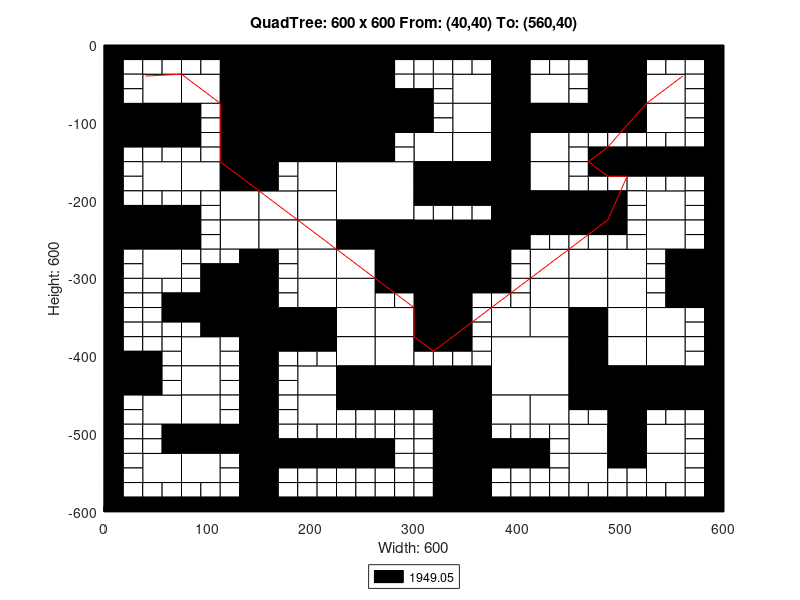

Recreate this plot in MATLAB.
axis([0 600 -600 0]);
title('QuadTree: 600 x 600 From: (40,40) To: (560,40)');
xlabel('Width: 600');
ylabel('Height: 600');
rectangle('Position',[150 -75 75 75], 'FaceColor',[0 0 0]);
rectangle('Position',[150 -150 75 75], 'FaceColor',[0 0 0]);
rectangle('Position',[225 -225 75 75], 'FaceColor',[1 1 1]);
rectangle('Position',[300 -300 75 75], 'FaceColor',[0 0 0]);
rectangle('Position',[375 -450 75 75], 'FaceColor',[1 1 1]);
rectangle('Position',[37.5 -75 37.5 37.5], 'FaceColor',[1 1 1]);
rectangle('Position',[112.5 -37.5 37.5 37.5], 'FaceColor',[0 0 0]);
rectangle('Position',[75 -75 37.5 37.5], 'FaceColor',[1 1 1]);
rectangle('Position',[112.5 -75 37.5 37.5], 'FaceColor',[0 0 0]);
rectangle('Position',[0 -112.5 37.5 37.5], 'FaceColor',[0 0 0]);
rectangle('Position',[37.5 -112.5 37.5 37.5], 'FaceColor',[0 0 0]);
rectangle('Position',[112.5 -112.5 37.5 37.5], 'FaceColor',[0 0 0]);
rectangle('Position',[112.5 -150 37.5 37.5], 'FaceColor',[0 0 0]);
rectangle('Position',[225 -37.5 37.5 37.5], 'FaceColor',[0 0 0]);
rectangle('Position',[225 -75 37.5 37.5], 'FaceColor',[0 0 0]);
rectangle('Position',[225 -112.5 37.5 37.5], 'FaceColor',[0 0 0]);
rectangle('Position',[262.5 -112.5 37.5 37.5], 'FaceColor',[0 0 0]);
rectangle('Position',[225 -150 37.5 37.5], 'FaceColor',[0 0 0]);
rectangle('Position',[37.5 -187.5 37.5 37.5], 'FaceColor',[1 1 1]);
rectangle('Position',[75 -187.5 37.5 37.5], 'FaceColor',[1 1 1]);
rectangle('Position',[112.5 -187.5 37.5 37.5], 'FaceColor',[0 0 0]);
rectangle('Position',[112.5 -225 37.5 37.5], 'FaceColor',[1 1 1]);
rectangle('Position',[0 -262.5 37.5 37.5], 'FaceColor',[0 0 0]);
rectangle('Position',[37.5 -262.5 37.5 37.5], 'FaceColor',[0 0 0]);
rectangle('Position',[37.5 -300 37.5 37.5], 'FaceColor',[1 1 1]);
rectangle('Position',[112.5 -262.5 37.5 37.5], 'FaceColor',[1 1 1]);
rectangle('Position',[187.5 -187.5 37.5 37.5], 'FaceColor',[1 1 1]);
rectangle('Position',[150 -225 37.5 37.5], 'FaceColor',[1 1 1]);
rectangle('Position',[187.5 -225 37.5 37.5], 'FaceColor',[1 1 1]);
rectangle('Position',[150 -262.5 37.5 37.5], 'FaceColor',[1 1 1]);
rectangle('Position',[187.5 -262.5 37.5 37.5], 'FaceColor',[1 1 1]);
rectangle('Position',[187.5 -300 37.5 37.5], 'FaceColor',[1 1 1]);
rectangle('Position',[225 -262.5 37.5 37.5], 'FaceColor',[0 0 0]);
rectangle('Position',[262.5 -262.5 37.5 37.5], 'FaceColor',[0 0 0]);
rectangle('Position',[225 -300 37.5 37.5], 'FaceColor',[1 1 1]);
rectangle('Position',[262.5 -300 37.5 37.5], 'FaceColor',[0 0 0]);
rectangle('Position',[337.5 -75 37.5 37.5], 'FaceColor',[1 1 1]);
rectangle('Position',[375 -37.5 37.5 37.5], 'FaceColor',[0 0 0]);
rectangle('Position',[375 -75 37.5 37.5], 'FaceColor',[0 0 0]);
rectangle('Position',[412.5 -75 37.5 37.5], 'FaceColor',[1 1 1]);
rectangle('Position',[337.5 -112.5 37.5 37.5], 'FaceColor',[1 1 1]);
rectangle('Position',[300 -150 37.5 37.5], 'FaceColor',[1 1 1]);
rectangle('Position',[337.5 -150 37.5 37.5], 'FaceColor',[1 1 1]);
rectangle('Position',[375 -112.5 37.5 37.5], 'FaceColor',[0 0 0]);
rectangle('Position',[412.5 -112.5 37.5 37.5], 'FaceColor',[0 0 0]);
rectangle('Position',[375 -150 37.5 37.5], 'FaceColor',[0 0 0]);
rectangle('Position',[412.5 -150 37.5 37.5], 'FaceColor',[1 1 1]);
rectangle('Position',[487.5 -37.5 37.5 37.5], 'FaceColor',[0 0 0]);
rectangle('Position',[487.5 -75 37.5 37.5], 'FaceColor',[0 0 0]);
rectangle('Position',[525 -75 37.5 37.5], 'FaceColor',[1 1 1]);
rectangle('Position',[450 -112.5 37.5 37.5], 'FaceColor',[0 0 0]);
rectangle('Position',[487.5 -112.5 37.5 37.5], 'FaceColor',[0 0 0]);
rectangle('Position',[525 -112.5 37.5 37.5], 'FaceColor',[1 1 1]);
rectangle('Position',[300 -187.5 37.5 37.5], 'FaceColor',[0 0 0]);
rectangle('Position',[337.5 -187.5 37.5 37.5], 'FaceColor',[0 0 0]);
rectangle('Position',[375 -187.5 37.5 37.5], 'FaceColor',[0 0 0]);
rectangle('Position',[412.5 -187.5 37.5 37.5], 'FaceColor',[1 1 1]);
rectangle('Position',[375 -225 37.5 37.5], 'FaceColor',[0 0 0]);
rectangle('Position',[412.5 -225 37.5 37.5], 'FaceColor',[0 0 0]);
rectangle('Position',[375 -262.5 37.5 37.5], 'FaceColor',[0 0 0]);
rectangle('Position',[412.5 -300 37.5 37.5], 'FaceColor',[1 1 1]);
rectangle('Position',[450 -225 37.5 37.5], 'FaceColor',[0 0 0]);
rectangle('Position',[525 -225 37.5 37.5], 'FaceColor',[1 1 1]);
rectangle('Position',[450 -300 37.5 37.5], 'FaceColor',[1 1 1]);
rectangle('Position',[487.5 -300 37.5 37.5], 'FaceColor',[1 1 1]);
rectangle('Position',[525 -262.5 37.5 37.5], 'FaceColor',[1 1 1]);
rectangle('Position',[562.5 -300 37.5 37.5], 'FaceColor',[0 0 0]);
rectangle('Position',[112.5 -337.5 37.5 37.5], 'FaceColor',[0 0 0]);
rectangle('Position',[112.5 -375 37.5 37.5], 'FaceColor',[0 0 0]);
rectangle('Position',[0 -450 37.5 37.5], 'FaceColor',[0 0 0]);
rectangle('Position',[75 -412.5 37.5 37.5], 'FaceColor',[1 1 1]);
rectangle('Position',[75 -450 37.5 37.5], 'FaceColor',[1 1 1]);
rectangle('Position',[187.5 -337.5 37.5 37.5], 'FaceColor',[1 1 1]);
rectangle('Position',[150 -375 37.5 37.5], 'FaceColor',[0 0 0]);
rectangle('Position',[187.5 -375 37.5 37.5], 'FaceColor',[0 0 0]);
rectangle('Position',[225 -337.5 37.5 37.5], 'FaceColor',[1 1 1]);
rectangle('Position',[225 -375 37.5 37.5], 'FaceColor',[1 1 1]);
rectangle('Position',[262.5 -375 37.5 37.5], 'FaceColor',[1 1 1]);
rectangle('Position',[187.5 -450 37.5 37.5], 'FaceColor',[1 1 1]);
rectangle('Position',[225 -412.5 37.5 37.5], 'FaceColor',[1 1 1]);
rectangle('Position',[262.5 -412.5 37.5 37.5], 'FaceColor',[1 1 1]);
rectangle('Position',[225 -450 37.5 37.5], 'FaceColor',[0 0 0]);
rectangle('Position',[262.5 -450 37.5 37.5], 'FaceColor',[0 0 0]);
rectangle('Position',[37.5 -487.5 37.5 37.5], 'FaceColor',[1 1 1]);
rectangle('Position',[75 -487.5 37.5 37.5], 'FaceColor',[1 1 1]);
rectangle('Position',[75 -525 37.5 37.5], 'FaceColor',[0 0 0]);
rectangle('Position',[112.5 -525 37.5 37.5], 'FaceColor',[0 0 0]);
rectangle('Position',[37.5 -562.5 37.5 37.5], 'FaceColor',[1 1 1]);
rectangle('Position',[75 -562.5 37.5 37.5], 'FaceColor',[1 1 1]);
rectangle('Position',[187.5 -487.5 37.5 37.5], 'FaceColor',[1 1 1]);
rectangle('Position',[300 -337.5 37.5 37.5], 'FaceColor',[0 0 0]);
rectangle('Position',[300 -375 37.5 37.5], 'FaceColor',[0 0 0]);
rectangle('Position',[412.5 -337.5 37.5 37.5], 'FaceColor',[1 1 1]);
rectangle('Position',[375 -375 37.5 37.5], 'FaceColor',[1 1 1]);
rectangle('Position',[412.5 -375 37.5 37.5], 'FaceColor',[1 1 1]);
rectangle('Position',[300 -450 37.5 37.5], 'FaceColor',[0 0 0]);
rectangle('Position',[337.5 -450 37.5 37.5], 'FaceColor',[0 0 0]);
rectangle('Position',[450 -337.5 37.5 37.5], 'FaceColor',[1 1 1]);
rectangle('Position',[487.5 -337.5 37.5 37.5], 'FaceColor',[1 1 1]);
rectangle('Position',[450 -375 37.5 37.5], 'FaceColor',[0 0 0]);
rectangle('Position',[487.5 -375 37.5 37.5], 'FaceColor',[1 1 1]);
rectangle('Position',[562.5 -337.5 37.5 37.5], 'FaceColor',[0 0 0]);
rectangle('Position',[525 -375 37.5 37.5], 'FaceColor',[1 1 1]);
rectangle('Position',[450 -412.5 37.5 37.5], 'FaceColor',[0 0 0]);
rectangle('Position',[487.5 -412.5 37.5 37.5], 'FaceColor',[1 1 1]);
rectangle('Position',[450 -450 37.5 37.5], 'FaceColor',[0 0 0]);
rectangle('Position',[487.5 -450 37.5 37.5], 'FaceColor',[0 0 0]);
rectangle('Position',[525 -412.5 37.5 37.5], 'FaceColor',[1 1 1]);
rectangle('Position',[525 -450 37.5 37.5], 'FaceColor',[0 0 0]);
rectangle('Position',[562.5 -450 37.5 37.5], 'FaceColor',[0 0 0]);
rectangle('Position',[337.5 -487.5 37.5 37.5], 'FaceColor',[0 0 0]);
rectangle('Position',[337.5 -525 37.5 37.5], 'FaceColor',[0 0 0]);
rectangle('Position',[375 -487.5 37.5 37.5], 'FaceColor',[1 1 1]);
rectangle('Position',[412.5 -487.5 37.5 37.5], 'FaceColor',[1 1 1]);
rectangle('Position',[337.5 -562.5 37.5 37.5], 'FaceColor',[0 0 0]);
rectangle('Position',[337.5 -600 37.5 37.5], 'FaceColor',[0 0 0]);
rectangle('Position',[487.5 -487.5 37.5 37.5], 'FaceColor',[0 0 0]);
rectangle('Position',[450 -525 37.5 37.5], 'FaceColor',[1 1 1]);
rectangle('Position',[487.5 -525 37.5 37.5], 'FaceColor',[0 0 0]);
rectangle('Position',[525 -525 37.5 37.5], 'FaceColor',[1 1 1]);
rectangle('Position',[450 -562.5 37.5 37.5], 'FaceColor',[1 1 1]);
rectangle('Position',[525 -562.5 37.5 37.5], 'FaceColor',[1 1 1]);
rectangle('Position',[0 -18.75 18.75 18.75], 'FaceColor',[0 0 0]);
rectangle('Position',[18.75 -18.75 18.75 18.75], 'FaceColor',[0 0 0]);
rectangle('Position',[0 -37.5 18.75 18.75], 'FaceColor',[0 0 0]);
rectangle('Position',[18.75 -37.5 18.75 18.75], 'FaceColor',[1 1 1]);
rectangle('Position',[37.5 -18.75 18.75 18.75], 'FaceColor',[0 0 0]);
rectangle('Position',[56.25 -18.75 18.75 18.75], 'FaceColor',[0 0 0]);
rectangle('Position',[37.5 -37.5 18.75 18.75], 'FaceColor',[1 1 1]);
rectangle('Position',[56.25 -37.5 18.75 18.75], 'FaceColor',[1 1 1]);
rectangle('Position',[0 -56.25 18.75 18.75], 'FaceColor',[0 0 0]);
rectangle('Position',[18.75 -56.25 18.75 18.75], 'FaceColor',[1 1 1]);
rectangle('Position',[0 -75 18.75 18.75], 'FaceColor',[0 0 0]);
rectangle('Position',[18.75 -75 18.75 18.75], 'FaceColor',[1 1 1]);
rectangle('Position',[75 -18.75 18.75 18.75], 'FaceColor',[0 0 0]);
rectangle('Position',[93.75 -18.75 18.75 18.75], 'FaceColor',[0 0 0]);
rectangle('Position',[75 -37.5 18.75 18.75], 'FaceColor',[1 1 1]);
rectangle('Position',[93.75 -37.5 18.75 18.75], 'FaceColor',[1 1 1]);
rectangle('Position',[0 -131.25 18.75 18.75], 'FaceColor',[0 0 0]);
rectangle('Position',[18.75 -131.25 18.75 18.75], 'FaceColor',[0 0 0]);
rectangle('Position',[0 -150 18.75 18.75], 'FaceColor',[0 0 0]);
rectangle('Position',[18.75 -150 18.75 18.75], 'FaceColor',[1 1 1]);
rectangle('Position',[37.5 -131.25 18.75 18.75], 'FaceColor',[0 0 0]);
rectangle('Position',[56.25 -131.25 18.75 18.75], 'FaceColor',[0 0 0]);
rectangle('Position',[37.5 -150 18.75 18.75], 'FaceColor',[1 1 1]);
rectangle('Position',[56.25 -150 18.75 18.75], 'FaceColor',[1 1 1]);
rectangle('Position',[75 -93.75 18.75 18.75], 'FaceColor',[0 0 0]);
rectangle('Position',[93.75 -93.75 18.75 18.75], 'FaceColor',[1 1 1]);
rectangle('Position',[75 -112.5 18.75 18.75], 'FaceColor',[0 0 0]);
rectangle('Position',[93.75 -112.5 18.75 18.75], 'FaceColor',[1 1 1]);
rectangle('Position',[75 -131.25 18.75 18.75], 'FaceColor',[0 0 0]);
rectangle('Position',[93.75 -131.25 18.75 18.75], 'FaceColor',[1 1 1]);
rectangle('Position',[75 -150 18.75 18.75], 'FaceColor',[1 1 1]);
rectangle('Position',[93.75 -150 18.75 18.75], 'FaceColor',[1 1 1]);
rectangle('Position',[262.5 -18.75 18.75 18.75], 'FaceColor',[0 0 0]);
rectangle('Position',[281.25 -18.75 18.75 18.75], 'FaceColor',[0 0 0]);
rectangle('Position',[262.5 -37.5 18.75 18.75], 'FaceColor',[0 0 0]);
rectangle('Position',[281.25 -37.5 18.75 18.75], 'FaceColor',[1 1 1]);
rectangle('Position',[262.5 -56.25 18.75 18.75], 'FaceColor',[0 0 0]);
rectangle('Position',[281.25 -56.25 18.75 18.75], 'FaceColor',[1 1 1]);
rectangle('Position',[262.5 -75 18.75 18.75], 'FaceColor',[0 0 0]);
rectangle('Position',[281.25 -75 18.75 18.75], 'FaceColor',[0 0 0]);
rectangle('Position',[262.5 -131.25 18.75 18.75], 'FaceColor',[0 0 0]);
rectangle('Position',[281.25 -131.25 18.75 18.75], 'FaceColor',[1 1 1]);
rectangle('Position',[262.5 -150 18.75 18.75], 'FaceColor',[0 0 0]);
rectangle('Position',[281.25 -150 18.75 18.75], 'FaceColor',[1 1 1]);
rectangle('Position',[0 -168.75 18.75 18.75], 'FaceColor',[0 0 0]);
rectangle('Position',[18.75 -168.75 18.75 18.75], 'FaceColor',[1 1 1]);
rectangle('Position',[0 -187.5 18.75 18.75], 'FaceColor',[0 0 0]);
rectangle('Position',[18.75 -187.5 18.75 18.75], 'FaceColor',[1 1 1]);
rectangle('Position',[0 -206.25 18.75 18.75], 'FaceColor',[0 0 0]);
rectangle('Position',[18.75 -206.25 18.75 18.75], 'FaceColor',[1 1 1]);
rectangle('Position',[0 -225 18.75 18.75], 'FaceColor',[0 0 0]);
rectangle('Position',[18.75 -225 18.75 18.75], 'FaceColor',[0 0 0]);
rectangle('Position',[37.5 -206.25 18.75 18.75], 'FaceColor',[1 1 1]);
rectangle('Position',[56.25 -206.25 18.75 18.75], 'FaceColor',[1 1 1]);
rectangle('Position',[37.5 -225 18.75 18.75], 'FaceColor',[0 0 0]);
rectangle('Position',[56.25 -225 18.75 18.75], 'FaceColor',[0 0 0]);
rectangle('Position',[75 -206.25 18.75 18.75], 'FaceColor',[1 1 1]);
rectangle('Position',[93.75 -206.25 18.75 18.75], 'FaceColor',[1 1 1]);
rectangle('Position',[75 -225 18.75 18.75], 'FaceColor',[0 0 0]);
rectangle('Position',[93.75 -225 18.75 18.75], 'FaceColor',[1 1 1]);
rectangle('Position',[0 -281.25 18.75 18.75], 'FaceColor',[0 0 0]);
rectangle('Position',[18.75 -281.25 18.75 18.75], 'FaceColor',[1 1 1]);
rectangle('Position',[0 -300 18.75 18.75], 'FaceColor',[0 0 0]);
rectangle('Position',[18.75 -300 18.75 18.75], 'FaceColor',[1 1 1]);
rectangle('Position',[75 -243.75 18.75 18.75], 'FaceColor',[0 0 0]);
rectangle('Position',[93.75 -243.75 18.75 18.75], 'FaceColor',[1 1 1]);
rectangle('Position',[75 -262.5 18.75 18.75], 'FaceColor',[0 0 0]);
rectangle('Position',[93.75 -262.5 18.75 18.75], 'FaceColor',[1 1 1]);
rectangle('Position',[75 -281.25 18.75 18.75], 'FaceColor',[1 1 1]);
rectangle('Position',[93.75 -281.25 18.75 18.75], 'FaceColor',[1 1 1]);
rectangle('Position',[75 -300 18.75 18.75], 'FaceColor',[1 1 1]);
rectangle('Position',[93.75 -300 18.75 18.75], 'FaceColor',[0 0 0]);
rectangle('Position',[112.5 -281.25 18.75 18.75], 'FaceColor',[1 1 1]);
rectangle('Position',[131.25 -281.25 18.75 18.75], 'FaceColor',[0 0 0]);
rectangle('Position',[112.5 -300 18.75 18.75], 'FaceColor',[0 0 0]);
rectangle('Position',[131.25 -300 18.75 18.75], 'FaceColor',[0 0 0]);
rectangle('Position',[150 -168.75 18.75 18.75], 'FaceColor',[0 0 0]);
rectangle('Position',[168.75 -168.75 18.75 18.75], 'FaceColor',[1 1 1]);
rectangle('Position',[150 -187.5 18.75 18.75], 'FaceColor',[0 0 0]);
rectangle('Position',[168.75 -187.5 18.75 18.75], 'FaceColor',[1 1 1]);
rectangle('Position',[150 -281.25 18.75 18.75], 'FaceColor',[0 0 0]);
rectangle('Position',[168.75 -281.25 18.75 18.75], 'FaceColor',[1 1 1]);
rectangle('Position',[150 -300 18.75 18.75], 'FaceColor',[0 0 0]);
rectangle('Position',[168.75 -300 18.75 18.75], 'FaceColor',[1 1 1]);
rectangle('Position',[300 -18.75 18.75 18.75], 'FaceColor',[0 0 0]);
rectangle('Position',[318.75 -18.75 18.75 18.75], 'FaceColor',[0 0 0]);
rectangle('Position',[300 -37.5 18.75 18.75], 'FaceColor',[1 1 1]);
rectangle('Position',[318.75 -37.5 18.75 18.75], 'FaceColor',[1 1 1]);
rectangle('Position',[337.5 -18.75 18.75 18.75], 'FaceColor',[0 0 0]);
rectangle('Position',[356.25 -18.75 18.75 18.75], 'FaceColor',[0 0 0]);
rectangle('Position',[337.5 -37.5 18.75 18.75], 'FaceColor',[1 1 1]);
rectangle('Position',[356.25 -37.5 18.75 18.75], 'FaceColor',[1 1 1]);
rectangle('Position',[300 -56.25 18.75 18.75], 'FaceColor',[1 1 1]);
rectangle('Position',[318.75 -56.25 18.75 18.75], 'FaceColor',[1 1 1]);
rectangle('Position',[300 -75 18.75 18.75], 'FaceColor',[0 0 0]);
rectangle('Position',[318.75 -75 18.75 18.75], 'FaceColor',[1 1 1]);
rectangle('Position',[412.5 -18.75 18.75 18.75], 'FaceColor',[0 0 0]);
rectangle('Position',[431.25 -18.75 18.75 18.75], 'FaceColor',[0 0 0]);
rectangle('Position',[412.5 -37.5 18.75 18.75], 'FaceColor',[1 1 1]);
rectangle('Position',[431.25 -37.5 18.75 18.75], 'FaceColor',[1 1 1]);
rectangle('Position',[300 -93.75 18.75 18.75], 'FaceColor',[0 0 0]);
rectangle('Position',[318.75 -93.75 18.75 18.75], 'FaceColor',[1 1 1]);
rectangle('Position',[300 -112.5 18.75 18.75], 'FaceColor',[0 0 0]);
rectangle('Position',[318.75 -112.5 18.75 18.75], 'FaceColor',[1 1 1]);
rectangle('Position',[450 -18.75 18.75 18.75], 'FaceColor',[0 0 0]);
rectangle('Position',[468.75 -18.75 18.75 18.75], 'FaceColor',[0 0 0]);
rectangle('Position',[450 -37.5 18.75 18.75], 'FaceColor',[1 1 1]);
rectangle('Position',[468.75 -37.5 18.75 18.75], 'FaceColor',[0 0 0]);
rectangle('Position',[450 -56.25 18.75 18.75], 'FaceColor',[1 1 1]);
rectangle('Position',[468.75 -56.25 18.75 18.75], 'FaceColor',[0 0 0]);
rectangle('Position',[450 -75 18.75 18.75], 'FaceColor',[1 1 1]);
rectangle('Position',[468.75 -75 18.75 18.75], 'FaceColor',[0 0 0]);
rectangle('Position',[525 -18.75 18.75 18.75], 'FaceColor',[0 0 0]);
rectangle('Position',[543.75 -18.75 18.75 18.75], 'FaceColor',[0 0 0]);
rectangle('Position',[525 -37.5 18.75 18.75], 'FaceColor',[1 1 1]);
rectangle('Position',[543.75 -37.5 18.75 18.75], 'FaceColor',[1 1 1]);
rectangle('Position',[562.5 -18.75 18.75 18.75], 'FaceColor',[0 0 0]);
rectangle('Position',[581.25 -18.75 18.75 18.75], 'FaceColor',[0 0 0]);
rectangle('Position',[562.5 -37.5 18.75 18.75], 'FaceColor',[1 1 1]);
rectangle('Position',[581.25 -37.5 18.75 18.75], 'FaceColor',[0 0 0]);
rectangle('Position',[562.5 -56.25 18.75 18.75], 'FaceColor',[1 1 1]);
rectangle('Position',[581.25 -56.25 18.75 18.75], 'FaceColor',[0 0 0]);
rectangle('Position',[562.5 -75 18.75 18.75], 'FaceColor',[1 1 1]);
rectangle('Position',[581.25 -75 18.75 18.75], 'FaceColor',[0 0 0]);
rectangle('Position',[450 -131.25 18.75 18.75], 'FaceColor',[1 1 1]);
rectangle('Position',[468.75 -131.25 18.75 18.75], 'FaceColor',[1 1 1]);
rectangle('Position',[450 -150 18.75 18.75], 'FaceColor',[1 1 1]);
rectangle('Position',[468.75 -150 18.75 18.75], 'FaceColor',[0 0 0]);
rectangle('Position',[487.5 -131.25 18.75 18.75], 'FaceColor',[1 1 1]);
rectangle('Position',[506.25 -131.25 18.75 18.75], 'FaceColor',[1 1 1]);
rectangle('Position',[487.5 -150 18.75 18.75], 'FaceColor',[0 0 0]);
rectangle('Position',[506.25 -150 18.75 18.75], 'FaceColor',[0 0 0]);
rectangle('Position',[562.5 -93.75 18.75 18.75], 'FaceColor',[1 1 1]);
rectangle('Position',[581.25 -93.75 18.75 18.75], 'FaceColor',[0 0 0]);
rectangle('Position',[562.5 -112.5 18.75 18.75], 'FaceColor',[1 1 1]);
rectangle('Position',[581.25 -112.5 18.75 18.75], 'FaceColor',[0 0 0]);
rectangle('Position',[525 -131.25 18.75 18.75], 'FaceColor',[1 1 1]);
rectangle('Position',[543.75 -131.25 18.75 18.75], 'FaceColor',[1 1 1]);
rectangle('Position',[525 -150 18.75 18.75], 'FaceColor',[0 0 0]);
rectangle('Position',[543.75 -150 18.75 18.75], 'FaceColor',[0 0 0]);
rectangle('Position',[562.5 -131.25 18.75 18.75], 'FaceColor',[1 1 1]);
rectangle('Position',[581.25 -131.25 18.75 18.75], 'FaceColor',[0 0 0]);
rectangle('Position',[562.5 -150 18.75 18.75], 'FaceColor',[0 0 0]);
rectangle('Position',[581.25 -150 18.75 18.75], 'FaceColor',[0 0 0]);
rectangle('Position',[300 -206.25 18.75 18.75], 'FaceColor',[0 0 0]);
rectangle('Position',[318.75 -206.25 18.75 18.75], 'FaceColor',[0 0 0]);
rectangle('Position',[300 -225 18.75 18.75], 'FaceColor',[1 1 1]);
rectangle('Position',[318.75 -225 18.75 18.75], 'FaceColor',[1 1 1]);
rectangle('Position',[337.5 -206.25 18.75 18.75], 'FaceColor',[0 0 0]);
rectangle('Position',[356.25 -206.25 18.75 18.75], 'FaceColor',[0 0 0]);
rectangle('Position',[337.5 -225 18.75 18.75], 'FaceColor',[1 1 1]);
rectangle('Position',[356.25 -225 18.75 18.75], 'FaceColor',[1 1 1]);
rectangle('Position',[412.5 -243.75 18.75 18.75], 'FaceColor',[0 0 0]);
rectangle('Position',[431.25 -243.75 18.75 18.75], 'FaceColor',[0 0 0]);
rectangle('Position',[412.5 -262.5 18.75 18.75], 'FaceColor',[1 1 1]);
rectangle('Position',[431.25 -262.5 18.75 18.75], 'FaceColor',[1 1 1]);
rectangle('Position',[375 -281.25 18.75 18.75], 'FaceColor',[0 0 0]);
rectangle('Position',[393.75 -281.25 18.75 18.75], 'FaceColor',[1 1 1]);
rectangle('Position',[375 -300 18.75 18.75], 'FaceColor',[0 0 0]);
rectangle('Position',[393.75 -300 18.75 18.75], 'FaceColor',[1 1 1]);
rectangle('Position',[450 -168.75 18.75 18.75], 'FaceColor',[1 1 1]);
rectangle('Position',[468.75 -168.75 18.75 18.75], 'FaceColor',[0 0 0]);
rectangle('Position',[450 -187.5 18.75 18.75], 'FaceColor',[1 1 1]);
rectangle('Position',[468.75 -187.5 18.75 18.75], 'FaceColor',[1 1 1]);
rectangle('Position',[487.5 -168.75 18.75 18.75], 'FaceColor',[0 0 0]);
rectangle('Position',[506.25 -168.75 18.75 18.75], 'FaceColor',[0 0 0]);
rectangle('Position',[487.5 -187.5 18.75 18.75], 'FaceColor',[1 1 1]);
rectangle('Position',[506.25 -187.5 18.75 18.75], 'FaceColor',[1 1 1]);
rectangle('Position',[487.5 -206.25 18.75 18.75], 'FaceColor',[0 0 0]);
rectangle('Position',[506.25 -206.25 18.75 18.75], 'FaceColor',[1 1 1]);
rectangle('Position',[487.5 -225 18.75 18.75], 'FaceColor',[0 0 0]);
rectangle('Position',[506.25 -225 18.75 18.75], 'FaceColor',[1 1 1]);
rectangle('Position',[525 -168.75 18.75 18.75], 'FaceColor',[0 0 0]);
rectangle('Position',[543.75 -168.75 18.75 18.75], 'FaceColor',[0 0 0]);
rectangle('Position',[525 -187.5 18.75 18.75], 'FaceColor',[1 1 1]);
rectangle('Position',[543.75 -187.5 18.75 18.75], 'FaceColor',[1 1 1]);
rectangle('Position',[562.5 -168.75 18.75 18.75], 'FaceColor',[0 0 0]);
rectangle('Position',[581.25 -168.75 18.75 18.75], 'FaceColor',[0 0 0]);
rectangle('Position',[562.5 -187.5 18.75 18.75], 'FaceColor',[1 1 1]);
rectangle('Position',[581.25 -187.5 18.75 18.75], 'FaceColor',[0 0 0]);
rectangle('Position',[562.5 -206.25 18.75 18.75], 'FaceColor',[1 1 1]);
rectangle('Position',[581.25 -206.25 18.75 18.75], 'FaceColor',[0 0 0]);
rectangle('Position',[562.5 -225 18.75 18.75], 'FaceColor',[1 1 1]);
rectangle('Position',[581.25 -225 18.75 18.75], 'FaceColor',[0 0 0]);
rectangle('Position',[450 -243.75 18.75 18.75], 'FaceColor',[0 0 0]);
rectangle('Position',[468.75 -243.75 18.75 18.75], 'FaceColor',[0 0 0]);
rectangle('Position',[450 -262.5 18.75 18.75], 'FaceColor',[1 1 1]);
rectangle('Position',[468.75 -262.5 18.75 18.75], 'FaceColor',[1 1 1]);
rectangle('Position',[487.5 -243.75 18.75 18.75], 'FaceColor',[0 0 0]);
rectangle('Position',[506.25 -243.75 18.75 18.75], 'FaceColor',[1 1 1]);
rectangle('Position',[487.5 -262.5 18.75 18.75], 'FaceColor',[1 1 1]);
rectangle('Position',[506.25 -262.5 18.75 18.75], 'FaceColor',[1 1 1]);
rectangle('Position',[562.5 -243.75 18.75 18.75], 'FaceColor',[1 1 1]);
rectangle('Position',[581.25 -243.75 18.75 18.75], 'FaceColor',[0 0 0]);
rectangle('Position',[562.5 -262.5 18.75 18.75], 'FaceColor',[1 1 1]);
rectangle('Position',[581.25 -262.5 18.75 18.75], 'FaceColor',[0 0 0]);
rectangle('Position',[525 -281.25 18.75 18.75], 'FaceColor',[1 1 1]);
rectangle('Position',[543.75 -281.25 18.75 18.75], 'FaceColor',[0 0 0]);
rectangle('Position',[525 -300 18.75 18.75], 'FaceColor',[1 1 1]);
rectangle('Position',[543.75 -300 18.75 18.75], 'FaceColor',[0 0 0]);
rectangle('Position',[0 -318.75 18.75 18.75], 'FaceColor',[0 0 0]);
rectangle('Position',[18.75 -318.75 18.75 18.75], 'FaceColor',[1 1 1]);
rectangle('Position',[0 -337.5 18.75 18.75], 'FaceColor',[0 0 0]);
rectangle('Position',[18.75 -337.5 18.75 18.75], 'FaceColor',[1 1 1]);
rectangle('Position',[37.5 -318.75 18.75 18.75], 'FaceColor',[1 1 1]);
rectangle('Position',[56.25 -318.75 18.75 18.75], 'FaceColor',[1 1 1]);
rectangle('Position',[37.5 -337.5 18.75 18.75], 'FaceColor',[1 1 1]);
rectangle('Position',[56.25 -337.5 18.75 18.75], 'FaceColor',[0 0 0]);
rectangle('Position',[0 -356.25 18.75 18.75], 'FaceColor',[0 0 0]);
rectangle('Position',[18.75 -356.25 18.75 18.75], 'FaceColor',[1 1 1]);
rectangle('Position',[0 -375 18.75 18.75], 'FaceColor',[0 0 0]);
rectangle('Position',[18.75 -375 18.75 18.75], 'FaceColor',[1 1 1]);
rectangle('Position',[37.5 -356.25 18.75 18.75], 'FaceColor',[1 1 1]);
rectangle('Position',[56.25 -356.25 18.75 18.75], 'FaceColor',[0 0 0]);
rectangle('Position',[37.5 -375 18.75 18.75], 'FaceColor',[1 1 1]);
rectangle('Position',[56.25 -375 18.75 18.75], 'FaceColor',[1 1 1]);
rectangle('Position',[75 -318.75 18.75 18.75], 'FaceColor',[1 1 1]);
rectangle('Position',[93.75 -318.75 18.75 18.75], 'FaceColor',[0 0 0]);
rectangle('Position',[75 -337.5 18.75 18.75], 'FaceColor',[0 0 0]);
rectangle('Position',[93.75 -337.5 18.75 18.75], 'FaceColor',[0 0 0]);
rectangle('Position',[75 -356.25 18.75 18.75], 'FaceColor',[0 0 0]);
rectangle('Position',[93.75 -356.25 18.75 18.75], 'FaceColor',[0 0 0]);
rectangle('Position',[75 -375 18.75 18.75], 'FaceColor',[1 1 1]);
rectangle('Position',[93.75 -375 18.75 18.75], 'FaceColor',[0 0 0]);
rectangle('Position',[0 -393.75 18.75 18.75], 'FaceColor',[0 0 0]);
rectangle('Position',[18.75 -393.75 18.75 18.75], 'FaceColor',[1 1 1]);
rectangle('Position',[0 -412.5 18.75 18.75], 'FaceColor',[0 0 0]);
rectangle('Position',[18.75 -412.5 18.75 18.75], 'FaceColor',[0 0 0]);
rectangle('Position',[37.5 -393.75 18.75 18.75], 'FaceColor',[1 1 1]);
rectangle('Position',[56.25 -393.75 18.75 18.75], 'FaceColor',[1 1 1]);
rectangle('Position',[37.5 -412.5 18.75 18.75], 'FaceColor',[0 0 0]);
rectangle('Position',[56.25 -412.5 18.75 18.75], 'FaceColor',[1 1 1]);
rectangle('Position',[37.5 -431.25 18.75 18.75], 'FaceColor',[0 0 0]);
rectangle('Position',[56.25 -431.25 18.75 18.75], 'FaceColor',[1 1 1]);
rectangle('Position',[37.5 -450 18.75 18.75], 'FaceColor',[0 0 0]);
rectangle('Position',[56.25 -450 18.75 18.75], 'FaceColor',[1 1 1]);
rectangle('Position',[112.5 -393.75 18.75 18.75], 'FaceColor',[1 1 1]);
rectangle('Position',[131.25 -393.75 18.75 18.75], 'FaceColor',[0 0 0]);
rectangle('Position',[112.5 -412.5 18.75 18.75], 'FaceColor',[1 1 1]);
rectangle('Position',[131.25 -412.5 18.75 18.75], 'FaceColor',[0 0 0]);
rectangle('Position',[112.5 -431.25 18.75 18.75], 'FaceColor',[1 1 1]);
rectangle('Position',[131.25 -431.25 18.75 18.75], 'FaceColor',[0 0 0]);
rectangle('Position',[112.5 -450 18.75 18.75], 'FaceColor',[1 1 1]);
rectangle('Position',[131.25 -450 18.75 18.75], 'FaceColor',[0 0 0]);
rectangle('Position',[150 -318.75 18.75 18.75], 'FaceColor',[0 0 0]);
rectangle('Position',[168.75 -318.75 18.75 18.75], 'FaceColor',[1 1 1]);
rectangle('Position',[150 -337.5 18.75 18.75], 'FaceColor',[0 0 0]);
rectangle('Position',[168.75 -337.5 18.75 18.75], 'FaceColor',[1 1 1]);
rectangle('Position',[262.5 -318.75 18.75 18.75], 'FaceColor',[0 0 0]);
rectangle('Position',[281.25 -318.75 18.75 18.75], 'FaceColor',[0 0 0]);
rectangle('Position',[262.5 -337.5 18.75 18.75], 'FaceColor',[1 1 1]);
rectangle('Position',[281.25 -337.5 18.75 18.75], 'FaceColor',[1 1 1]);
rectangle('Position',[150 -393.75 18.75 18.75], 'FaceColor',[0 0 0]);
rectangle('Position',[168.75 -393.75 18.75 18.75], 'FaceColor',[0 0 0]);
rectangle('Position',[150 -412.5 18.75 18.75], 'FaceColor',[0 0 0]);
rectangle('Position',[168.75 -412.5 18.75 18.75], 'FaceColor',[1 1 1]);
rectangle('Position',[187.5 -393.75 18.75 18.75], 'FaceColor',[0 0 0]);
rectangle('Position',[206.25 -393.75 18.75 18.75], 'FaceColor',[0 0 0]);
rectangle('Position',[187.5 -412.5 18.75 18.75], 'FaceColor',[1 1 1]);
rectangle('Position',[206.25 -412.5 18.75 18.75], 'FaceColor',[1 1 1]);
rectangle('Position',[150 -431.25 18.75 18.75], 'FaceColor',[0 0 0]);
rectangle('Position',[168.75 -431.25 18.75 18.75], 'FaceColor',[1 1 1]);
rectangle('Position',[150 -450 18.75 18.75], 'FaceColor',[0 0 0]);
rectangle('Position',[168.75 -450 18.75 18.75], 'FaceColor',[1 1 1]);
rectangle('Position',[0 -468.75 18.75 18.75], 'FaceColor',[0 0 0]);
rectangle('Position',[18.75 -468.75 18.75 18.75], 'FaceColor',[1 1 1]);
rectangle('Position',[0 -487.5 18.75 18.75], 'FaceColor',[0 0 0]);
rectangle('Position',[18.75 -487.5 18.75 18.75], 'FaceColor',[1 1 1]);
rectangle('Position',[0 -506.25 18.75 18.75], 'FaceColor',[0 0 0]);
rectangle('Position',[18.75 -506.25 18.75 18.75], 'FaceColor',[1 1 1]);
rectangle('Position',[0 -525 18.75 18.75], 'FaceColor',[0 0 0]);
rectangle('Position',[18.75 -525 18.75 18.75], 'FaceColor',[1 1 1]);
rectangle('Position',[37.5 -506.25 18.75 18.75], 'FaceColor',[1 1 1]);
rectangle('Position',[56.25 -506.25 18.75 18.75], 'FaceColor',[0 0 0]);
rectangle('Position',[37.5 -525 18.75 18.75], 'FaceColor',[1 1 1]);
rectangle('Position',[56.25 -525 18.75 18.75], 'FaceColor',[0 0 0]);
rectangle('Position',[112.5 -468.75 18.75 18.75], 'FaceColor',[1 1 1]);
rectangle('Position',[131.25 -468.75 18.75 18.75], 'FaceColor',[0 0 0]);
rectangle('Position',[112.5 -487.5 18.75 18.75], 'FaceColor',[1 1 1]);
rectangle('Position',[131.25 -487.5 18.75 18.75], 'FaceColor',[0 0 0]);
rectangle('Position',[0 -543.75 18.75 18.75], 'FaceColor',[0 0 0]);
rectangle('Position',[18.75 -543.75 18.75 18.75], 'FaceColor',[1 1 1]);
rectangle('Position',[0 -562.5 18.75 18.75], 'FaceColor',[0 0 0]);
rectangle('Position',[18.75 -562.5 18.75 18.75], 'FaceColor',[1 1 1]);
rectangle('Position',[0 -581.25 18.75 18.75], 'FaceColor',[0 0 0]);
rectangle('Position',[18.75 -581.25 18.75 18.75], 'FaceColor',[1 1 1]);
rectangle('Position',[0 -600 18.75 18.75], 'FaceColor',[0 0 0]);
rectangle('Position',[18.75 -600 18.75 18.75], 'FaceColor',[0 0 0]);
rectangle('Position',[37.5 -581.25 18.75 18.75], 'FaceColor',[1 1 1]);
rectangle('Position',[56.25 -581.25 18.75 18.75], 'FaceColor',[1 1 1]);
rectangle('Position',[37.5 -600 18.75 18.75], 'FaceColor',[0 0 0]);
rectangle('Position',[56.25 -600 18.75 18.75], 'FaceColor',[0 0 0]);
rectangle('Position',[112.5 -543.75 18.75 18.75], 'FaceColor',[1 1 1]);
rectangle('Position',[131.25 -543.75 18.75 18.75], 'FaceColor',[0 0 0]);
rectangle('Position',[112.5 -562.5 18.75 18.75], 'FaceColor',[1 1 1]);
rectangle('Position',[131.25 -562.5 18.75 18.75], 'FaceColor',[0 0 0]);
rectangle('Position',[75 -581.25 18.75 18.75], 'FaceColor',[1 1 1]);
rectangle('Position',[93.75 -581.25 18.75 18.75], 'FaceColor',[1 1 1]);
rectangle('Position',[75 -600 18.75 18.75], 'FaceColor',[0 0 0]);
rectangle('Position',[93.75 -600 18.75 18.75], 'FaceColor',[0 0 0]);
rectangle('Position',[112.5 -581.25 18.75 18.75], 'FaceColor',[1 1 1]);
rectangle('Position',[131.25 -581.25 18.75 18.75], 'FaceColor',[0 0 0]);
rectangle('Position',[112.5 -600 18.75 18.75], 'FaceColor',[0 0 0]);
rectangle('Position',[131.25 -600 18.75 18.75], 'FaceColor',[0 0 0]);
rectangle('Position',[150 -468.75 18.75 18.75], 'FaceColor',[0 0 0]);
rectangle('Position',[168.75 -468.75 18.75 18.75], 'FaceColor',[1 1 1]);
rectangle('Position',[150 -487.5 18.75 18.75], 'FaceColor',[0 0 0]);
rectangle('Position',[168.75 -487.5 18.75 18.75], 'FaceColor',[1 1 1]);
rectangle('Position',[150 -506.25 18.75 18.75], 'FaceColor',[0 0 0]);
rectangle('Position',[168.75 -506.25 18.75 18.75], 'FaceColor',[1 1 1]);
rectangle('Position',[150 -525 18.75 18.75], 'FaceColor',[0 0 0]);
rectangle('Position',[168.75 -525 18.75 18.75], 'FaceColor',[0 0 0]);
rectangle('Position',[187.5 -506.25 18.75 18.75], 'FaceColor',[1 1 1]);
rectangle('Position',[206.25 -506.25 18.75 18.75], 'FaceColor',[1 1 1]);
rectangle('Position',[187.5 -525 18.75 18.75], 'FaceColor',[0 0 0]);
rectangle('Position',[206.25 -525 18.75 18.75], 'FaceColor',[0 0 0]);
rectangle('Position',[225 -468.75 18.75 18.75], 'FaceColor',[0 0 0]);
rectangle('Position',[243.75 -468.75 18.75 18.75], 'FaceColor',[0 0 0]);
rectangle('Position',[225 -487.5 18.75 18.75], 'FaceColor',[1 1 1]);
rectangle('Position',[243.75 -487.5 18.75 18.75], 'FaceColor',[1 1 1]);
rectangle('Position',[262.5 -468.75 18.75 18.75], 'FaceColor',[0 0 0]);
rectangle('Position',[281.25 -468.75 18.75 18.75], 'FaceColor',[0 0 0]);
rectangle('Position',[262.5 -487.5 18.75 18.75], 'FaceColor',[1 1 1]);
rectangle('Position',[281.25 -487.5 18.75 18.75], 'FaceColor',[1 1 1]);
rectangle('Position',[225 -506.25 18.75 18.75], 'FaceColor',[1 1 1]);
rectangle('Position',[243.75 -506.25 18.75 18.75], 'FaceColor',[1 1 1]);
rectangle('Position',[225 -525 18.75 18.75], 'FaceColor',[0 0 0]);
rectangle('Position',[243.75 -525 18.75 18.75], 'FaceColor',[0 0 0]);
rectangle('Position',[262.5 -506.25 18.75 18.75], 'FaceColor',[1 1 1]);
rectangle('Position',[281.25 -506.25 18.75 18.75], 'FaceColor',[1 1 1]);
rectangle('Position',[262.5 -525 18.75 18.75], 'FaceColor',[0 0 0]);
rectangle('Position',[281.25 -525 18.75 18.75], 'FaceColor',[1 1 1]);
rectangle('Position',[150 -543.75 18.75 18.75], 'FaceColor',[0 0 0]);
rectangle('Position',[168.75 -543.75 18.75 18.75], 'FaceColor',[0 0 0]);
rectangle('Position',[150 -562.5 18.75 18.75], 'FaceColor',[0 0 0]);
rectangle('Position',[168.75 -562.5 18.75 18.75], 'FaceColor',[1 1 1]);
rectangle('Position',[187.5 -543.75 18.75 18.75], 'FaceColor',[0 0 0]);
rectangle('Position',[206.25 -543.75 18.75 18.75], 'FaceColor',[0 0 0]);
rectangle('Position',[187.5 -562.5 18.75 18.75], 'FaceColor',[1 1 1]);
rectangle('Position',[206.25 -562.5 18.75 18.75], 'FaceColor',[1 1 1]);
rectangle('Position',[150 -581.25 18.75 18.75], 'FaceColor',[0 0 0]);
rectangle('Position',[168.75 -581.25 18.75 18.75], 'FaceColor',[1 1 1]);
rectangle('Position',[150 -600 18.75 18.75], 'FaceColor',[0 0 0]);
rectangle('Position',[168.75 -600 18.75 18.75], 'FaceColor',[0 0 0]);
rectangle('Position',[187.5 -581.25 18.75 18.75], 'FaceColor',[1 1 1]);
rectangle('Position',[206.25 -581.25 18.75 18.75], 'FaceColor',[1 1 1]);
rectangle('Position',[187.5 -600 18.75 18.75], 'FaceColor',[0 0 0]);
rectangle('Position',[206.25 -600 18.75 18.75], 'FaceColor',[0 0 0]);
rectangle('Position',[225 -543.75 18.75 18.75], 'FaceColor',[0 0 0]);
rectangle('Position',[243.75 -543.75 18.75 18.75], 'FaceColor',[0 0 0]);
rectangle('Position',[225 -562.5 18.75 18.75], 'FaceColor',[1 1 1]);
rectangle('Position',[243.75 -562.5 18.75 18.75], 'FaceColor',[1 1 1]);
rectangle('Position',[262.5 -543.75 18.75 18.75], 'FaceColor',[0 0 0]);
rectangle('Position',[281.25 -543.75 18.75 18.75], 'FaceColor',[1 1 1]);
rectangle('Position',[262.5 -562.5 18.75 18.75], 'FaceColor',[1 1 1]);
rectangle('Position',[281.25 -562.5 18.75 18.75], 'FaceColor',[1 1 1]);
rectangle('Position',[225 -581.25 18.75 18.75], 'FaceColor',[1 1 1]);
rectangle('Position',[243.75 -581.25 18.75 18.75], 'FaceColor',[1 1 1]);
rectangle('Position',[225 -600 18.75 18.75], 'FaceColor',[0 0 0]);
rectangle('Position',[243.75 -600 18.75 18.75], 'FaceColor',[0 0 0]);
rectangle('Position',[262.5 -581.25 18.75 18.75], 'FaceColor',[1 1 1]);
rectangle('Position',[281.25 -581.25 18.75 18.75], 'FaceColor',[1 1 1]);
rectangle('Position',[262.5 -600 18.75 18.75], 'FaceColor',[0 0 0]);
rectangle('Position',[281.25 -600 18.75 18.75], 'FaceColor',[0 0 0]);
rectangle('Position',[337.5 -318.75 18.75 18.75], 'FaceColor',[0 0 0]);
rectangle('Position',[356.25 -318.75 18.75 18.75], 'FaceColor',[0 0 0]);
rectangle('Position',[337.5 -337.5 18.75 18.75], 'FaceColor',[0 0 0]);
rectangle('Position',[356.25 -337.5 18.75 18.75], 'FaceColor',[1 1 1]);
rectangle('Position',[337.5 -356.25 18.75 18.75], 'FaceColor',[0 0 0]);
rectangle('Position',[356.25 -356.25 18.75 18.75], 'FaceColor',[1 1 1]);
rectangle('Position',[337.5 -375 18.75 18.75], 'FaceColor',[0 0 0]);
rectangle('Position',[356.25 -375 18.75 18.75], 'FaceColor',[1 1 1]);
rectangle('Position',[375 -318.75 18.75 18.75], 'FaceColor',[0 0 0]);
rectangle('Position',[393.75 -318.75 18.75 18.75], 'FaceColor',[1 1 1]);
rectangle('Position',[375 -337.5 18.75 18.75], 'FaceColor',[1 1 1]);
rectangle('Position',[393.75 -337.5 18.75 18.75], 'FaceColor',[1 1 1]);
rectangle('Position',[300 -393.75 18.75 18.75], 'FaceColor',[0 0 0]);
rectangle('Position',[318.75 -393.75 18.75 18.75], 'FaceColor',[0 0 0]);
rectangle('Position',[300 -412.5 18.75 18.75], 'FaceColor',[1 1 1]);
rectangle('Position',[318.75 -412.5 18.75 18.75], 'FaceColor',[1 1 1]);
rectangle('Position',[337.5 -393.75 18.75 18.75], 'FaceColor',[0 0 0]);
rectangle('Position',[356.25 -393.75 18.75 18.75], 'FaceColor',[1 1 1]);
rectangle('Position',[337.5 -412.5 18.75 18.75], 'FaceColor',[1 1 1]);
rectangle('Position',[356.25 -412.5 18.75 18.75], 'FaceColor',[1 1 1]);
rectangle('Position',[525 -318.75 18.75 18.75], 'FaceColor',[1 1 1]);
rectangle('Position',[543.75 -318.75 18.75 18.75], 'FaceColor',[0 0 0]);
rectangle('Position',[525 -337.5 18.75 18.75], 'FaceColor',[1 1 1]);
rectangle('Position',[543.75 -337.5 18.75 18.75], 'FaceColor',[0 0 0]);
rectangle('Position',[562.5 -356.25 18.75 18.75], 'FaceColor',[1 1 1]);
rectangle('Position',[581.25 -356.25 18.75 18.75], 'FaceColor',[0 0 0]);
rectangle('Position',[562.5 -375 18.75 18.75], 'FaceColor',[1 1 1]);
rectangle('Position',[581.25 -375 18.75 18.75], 'FaceColor',[0 0 0]);
rectangle('Position',[562.5 -393.75 18.75 18.75], 'FaceColor',[1 1 1]);
rectangle('Position',[581.25 -393.75 18.75 18.75], 'FaceColor',[0 0 0]);
rectangle('Position',[562.5 -412.5 18.75 18.75], 'FaceColor',[1 1 1]);
rectangle('Position',[581.25 -412.5 18.75 18.75], 'FaceColor',[0 0 0]);
rectangle('Position',[300 -468.75 18.75 18.75], 'FaceColor',[0 0 0]);
rectangle('Position',[318.75 -468.75 18.75 18.75], 'FaceColor',[0 0 0]);
rectangle('Position',[300 -487.5 18.75 18.75], 'FaceColor',[1 1 1]);
rectangle('Position',[318.75 -487.5 18.75 18.75], 'FaceColor',[0 0 0]);
rectangle('Position',[300 -506.25 18.75 18.75], 'FaceColor',[1 1 1]);
rectangle('Position',[318.75 -506.25 18.75 18.75], 'FaceColor',[0 0 0]);
rectangle('Position',[300 -525 18.75 18.75], 'FaceColor',[1 1 1]);
rectangle('Position',[318.75 -525 18.75 18.75], 'FaceColor',[0 0 0]);
rectangle('Position',[375 -506.25 18.75 18.75], 'FaceColor',[1 1 1]);
rectangle('Position',[393.75 -506.25 18.75 18.75], 'FaceColor',[1 1 1]);
rectangle('Position',[375 -525 18.75 18.75], 'FaceColor',[0 0 0]);
rectangle('Position',[393.75 -525 18.75 18.75], 'FaceColor',[0 0 0]);
rectangle('Position',[412.5 -506.25 18.75 18.75], 'FaceColor',[1 1 1]);
rectangle('Position',[431.25 -506.25 18.75 18.75], 'FaceColor',[1 1 1]);
rectangle('Position',[412.5 -525 18.75 18.75], 'FaceColor',[0 0 0]);
rectangle('Position',[431.25 -525 18.75 18.75], 'FaceColor',[1 1 1]);
rectangle('Position',[300 -543.75 18.75 18.75], 'FaceColor',[1 1 1]);
rectangle('Position',[318.75 -543.75 18.75 18.75], 'FaceColor',[0 0 0]);
rectangle('Position',[300 -562.5 18.75 18.75], 'FaceColor',[1 1 1]);
rectangle('Position',[318.75 -562.5 18.75 18.75], 'FaceColor',[0 0 0]);
rectangle('Position',[300 -581.25 18.75 18.75], 'FaceColor',[1 1 1]);
rectangle('Position',[318.75 -581.25 18.75 18.75], 'FaceColor',[0 0 0]);
rectangle('Position',[300 -600 18.75 18.75], 'FaceColor',[0 0 0]);
rectangle('Position',[318.75 -600 18.75 18.75], 'FaceColor',[0 0 0]);
rectangle('Position',[375 -543.75 18.75 18.75], 'FaceColor',[0 0 0]);
rectangle('Position',[393.75 -543.75 18.75 18.75], 'FaceColor',[0 0 0]);
rectangle('Position',[375 -562.5 18.75 18.75], 'FaceColor',[1 1 1]);
rectangle('Position',[393.75 -562.5 18.75 18.75], 'FaceColor',[1 1 1]);
rectangle('Position',[412.5 -543.75 18.75 18.75], 'FaceColor',[0 0 0]);
rectangle('Position',[431.25 -543.75 18.75 18.75], 'FaceColor',[1 1 1]);
rectangle('Position',[412.5 -562.5 18.75 18.75], 'FaceColor',[1 1 1]);
rectangle('Position',[431.25 -562.5 18.75 18.75], 'FaceColor',[1 1 1]);
rectangle('Position',[375 -581.25 18.75 18.75], 'FaceColor',[1 1 1]);
rectangle('Position',[393.75 -581.25 18.75 18.75], 'FaceColor',[1 1 1]);
rectangle('Position',[375 -600 18.75 18.75], 'FaceColor',[0 0 0]);
rectangle('Position',[393.75 -600 18.75 18.75], 'FaceColor',[0 0 0]);
rectangle('Position',[412.5 -581.25 18.75 18.75], 'FaceColor',[1 1 1]);
rectangle('Position',[431.25 -581.25 18.75 18.75], 'FaceColor',[1 1 1]);
rectangle('Position',[412.5 -600 18.75 18.75], 'FaceColor',[0 0 0]);
rectangle('Position',[431.25 -600 18.75 18.75], 'FaceColor',[0 0 0]);
rectangle('Position',[450 -468.75 18.75 18.75], 'FaceColor',[0 0 0]);
rectangle('Position',[468.75 -468.75 18.75 18.75], 'FaceColor',[0 0 0]);
rectangle('Position',[450 -487.5 18.75 18.75], 'FaceColor',[1 1 1]);
rectangle('Position',[468.75 -487.5 18.75 18.75], 'FaceColor',[1 1 1]);
rectangle('Position',[525 -468.75 18.75 18.75], 'FaceColor',[0 0 0]);
rectangle('Position',[543.75 -468.75 18.75 18.75], 'FaceColor',[0 0 0]);
rectangle('Position',[525 -487.5 18.75 18.75], 'FaceColor',[1 1 1]);
rectangle('Position',[543.75 -487.5 18.75 18.75], 'FaceColor',[1 1 1]);
rectangle('Position',[562.5 -468.75 18.75 18.75], 'FaceColor',[0 0 0]);
rectangle('Position',[581.25 -468.75 18.75 18.75], 'FaceColor',[0 0 0]);
rectangle('Position',[562.5 -487.5 18.75 18.75], 'FaceColor',[1 1 1]);
rectangle('Position',[581.25 -487.5 18.75 18.75], 'FaceColor',[0 0 0]);
rectangle('Position',[562.5 -506.25 18.75 18.75], 'FaceColor',[1 1 1]);
rectangle('Position',[581.25 -506.25 18.75 18.75], 'FaceColor',[0 0 0]);
rectangle('Position',[562.5 -525 18.75 18.75], 'FaceColor',[1 1 1]);
rectangle('Position',[581.25 -525 18.75 18.75], 'FaceColor',[0 0 0]);
rectangle('Position',[487.5 -543.75 18.75 18.75], 'FaceColor',[0 0 0]);
rectangle('Position',[506.25 -543.75 18.75 18.75], 'FaceColor',[0 0 0]);
rectangle('Position',[487.5 -562.5 18.75 18.75], 'FaceColor',[1 1 1]);
rectangle('Position',[506.25 -562.5 18.75 18.75], 'FaceColor',[1 1 1]);
rectangle('Position',[450 -581.25 18.75 18.75], 'FaceColor',[1 1 1]);
rectangle('Position',[468.75 -581.25 18.75 18.75], 'FaceColor',[1 1 1]);
rectangle('Position',[450 -600 18.75 18.75], 'FaceColor',[0 0 0]);
rectangle('Position',[468.75 -600 18.75 18.75], 'FaceColor',[0 0 0]);
rectangle('Position',[487.5 -581.25 18.75 18.75], 'FaceColor',[1 1 1]);
rectangle('Position',[506.25 -581.25 18.75 18.75], 'FaceColor',[1 1 1]);
rectangle('Position',[487.5 -600 18.75 18.75], 'FaceColor',[0 0 0]);
rectangle('Position',[506.25 -600 18.75 18.75], 'FaceColor',[0 0 0]);
rectangle('Position',[562.5 -543.75 18.75 18.75], 'FaceColor',[1 1 1]);
rectangle('Position',[581.25 -543.75 18.75 18.75], 'FaceColor',[0 0 0]);
rectangle('Position',[562.5 -562.5 18.75 18.75], 'FaceColor',[1 1 1]);
rectangle('Position',[581.25 -562.5 18.75 18.75], 'FaceColor',[0 0 0]);
rectangle('Position',[525 -581.25 18.75 18.75], 'FaceColor',[1 1 1]);
rectangle('Position',[543.75 -581.25 18.75 18.75], 'FaceColor',[1 1 1]);
rectangle('Position',[525 -600 18.75 18.75], 'FaceColor',[0 0 0]);
rectangle('Position',[543.75 -600 18.75 18.75], 'FaceColor',[0 0 0]);
rectangle('Position',[562.5 -581.25 18.75 18.75], 'FaceColor',[1 1 1]);
rectangle('Position',[581.25 -581.25 18.75 18.75], 'FaceColor',[0 0 0]);
rectangle('Position',[562.5 -600 18.75 18.75], 'FaceColor',[0 0 0]);
rectangle('Position',[581.25 -600 18.75 18.75], 'FaceColor',[0 0 0]);
X=[560,560,525,487.5,487.5,487.5,468.75,468.75,487.5,506.25,506.25,487.5,487.5,450,412.5,412.5,337.5,337.5,318.75,318.75,318.75,300,300,262.5,225,187.5,150,112.5,112.5,112.5,112.5,112.5,75,75,40];
Y=[-40,-40,-75,-131.25,-131.25,-131.25,-150,-150,-168.75,-168.75,-168.75,-225,-225,-262.5,-300,-300,-375,-375,-393.75,-393.75,-393.75,-375,-337.5,-300,-262.5,-225,-187.5,-150,-131.25,-112.5,-93.75,-75,-37.5,-37.5,-40];
hold on;
plot(X,Y,'r');
legend('1949.05','Location','southoutside');
